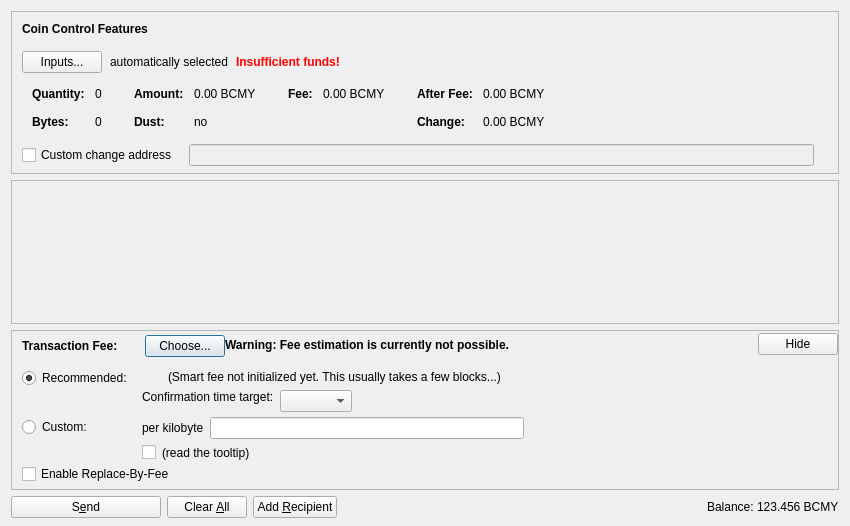
<?xml version="1.0" encoding="UTF-8"?>
<ui version="4.0">
 <class>SendCoinsDialog</class>
 <widget class="QDialog" name="SendCoinsDialog">
  <property name="geometry">
   <rect>
    <x>0</x>
    <y>0</y>
    <width>850</width>
    <height>526</height>
   </rect>
  </property>
  <property name="windowTitle">
   <string>Send Coins</string>
  </property>
  <layout class="QVBoxLayout" name="verticalLayout" stretch="0,1,0,0">
   <property name="bottomMargin">
    <number>8</number>
   </property>
   <item>
    <widget class="QFrame" name="frameCoinControl">
     <property name="sizePolicy">
      <sizepolicy hsizetype="Expanding" vsizetype="Expanding">
       <horstretch>0</horstretch>
       <verstretch>0</verstretch>
      </sizepolicy>
     </property>
     <property name="maximumSize">
      <size>
       <width>16777215</width>
       <height>16777215</height>
      </size>
     </property>
     <property name="frameShape">
      <enum>QFrame::StyledPanel</enum>
     </property>
     <property name="frameShadow">
      <enum>QFrame::Sunken</enum>
     </property>
     <layout class="QVBoxLayout" name="verticalLayoutCoinControl2">
      <property name="spacing">
       <number>0</number>
      </property>
      <property name="leftMargin">
       <number>0</number>
      </property>
      <property name="topMargin">
       <number>0</number>
      </property>
      <property name="rightMargin">
       <number>0</number>
      </property>
      <property name="bottomMargin">
       <number>6</number>
      </property>
      <item>
       <layout class="QVBoxLayout" name="verticalLayoutCoinControl" stretch="0,0,0,0,1">
        <property name="spacing">
         <number>0</number>
        </property>
        <property name="leftMargin">
         <number>10</number>
        </property>
        <property name="topMargin">
         <number>10</number>
        </property>
        <item>
         <layout class="QHBoxLayout" name="horizontalLayoutCoinControl1">
          <property name="bottomMargin">
           <number>15</number>
          </property>
          <item>
           <widget class="QLabel" name="labelCoinControlFeatures">
            <property name="sizePolicy">
             <sizepolicy hsizetype="Preferred" vsizetype="Maximum">
              <horstretch>0</horstretch>
              <verstretch>0</verstretch>
             </sizepolicy>
            </property>
            <property name="font">
             <font>
              <weight>75</weight>
              <bold>true</bold>
             </font>
            </property>
            <property name="styleSheet">
             <string notr="true">font-weight:bold;</string>
            </property>
            <property name="text">
             <string>Coin Control Features</string>
            </property>
           </widget>
          </item>
         </layout>
        </item>
        <item>
         <layout class="QHBoxLayout" name="horizontalLayoutCoinControl2" stretch="0,0,0,0">
          <property name="spacing">
           <number>8</number>
          </property>
          <property name="bottomMargin">
           <number>10</number>
          </property>
          <item>
           <widget class="QPushButton" name="pushButtonCoinControl">
            <property name="styleSheet">
             <string notr="true"/>
            </property>
            <property name="text">
             <string>Inputs...</string>
            </property>
            <property name="autoDefault">
             <bool>false</bool>
            </property>
           </widget>
          </item>
          <item>
           <widget class="QLabel" name="labelCoinControlAutomaticallySelected">
            <property name="text">
             <string>automatically selected</string>
            </property>
            <property name="margin">
             <number>5</number>
            </property>
           </widget>
          </item>
          <item>
           <widget class="QLabel" name="labelCoinControlInsuffFunds">
            <property name="font">
             <font>
              <weight>75</weight>
              <bold>true</bold>
             </font>
            </property>
            <property name="styleSheet">
             <string notr="true">color:red;font-weight:bold;</string>
            </property>
            <property name="text">
             <string>Insufficient funds!</string>
            </property>
            <property name="margin">
             <number>5</number>
            </property>
           </widget>
          </item>
          <item>
           <spacer name="horizontalSpacerCoinControl">
            <property name="orientation">
             <enum>Qt::Horizontal</enum>
            </property>
            <property name="sizeHint" stdset="0">
             <size>
              <width>40</width>
              <height>1</height>
             </size>
            </property>
           </spacer>
          </item>
         </layout>
        </item>
        <item>
         <widget class="QWidget" name="widgetCoinControl" native="true">
          <property name="sizePolicy">
           <sizepolicy hsizetype="Preferred" vsizetype="Preferred">
            <horstretch>0</horstretch>
            <verstretch>0</verstretch>
           </sizepolicy>
          </property>
          <property name="minimumSize">
           <size>
            <width>0</width>
            <height>0</height>
           </size>
          </property>
          <property name="styleSheet">
           <string notr="true"/>
          </property>
          <layout class="QHBoxLayout" name="horizontalLayoutCoinControl5">
           <property name="leftMargin">
            <number>0</number>
           </property>
           <property name="topMargin">
            <number>0</number>
           </property>
           <property name="rightMargin">
            <number>0</number>
           </property>
           <property name="bottomMargin">
            <number>0</number>
           </property>
           <item>
            <layout class="QHBoxLayout" name="horizontalLayoutCoinControl3" stretch="0,0,0,1">
             <property name="spacing">
              <number>20</number>
             </property>
             <property name="topMargin">
              <number>0</number>
             </property>
             <property name="bottomMargin">
              <number>10</number>
             </property>
             <item>
              <layout class="QFormLayout" name="formLayoutCoinControl1">
               <property name="horizontalSpacing">
                <number>10</number>
               </property>
               <property name="verticalSpacing">
                <number>14</number>
               </property>
               <property name="leftMargin">
                <number>10</number>
               </property>
               <property name="topMargin">
                <number>4</number>
               </property>
               <property name="rightMargin">
                <number>6</number>
               </property>
               <item row="0" column="0">
                <widget class="QLabel" name="labelCoinControlQuantityText">
                 <property name="font">
                  <font>
                   <weight>75</weight>
                   <bold>true</bold>
                  </font>
                 </property>
                 <property name="text">
                  <string>Quantity:</string>
                 </property>
                 <property name="margin">
                  <number>0</number>
                 </property>
                </widget>
               </item>
               <item row="0" column="1">
                <widget class="QLabel" name="labelCoinControlQuantity">
                 <property name="cursor">
                  <cursorShape>IBeamCursor</cursorShape>
                 </property>
                 <property name="contextMenuPolicy">
                  <enum>Qt::ActionsContextMenu</enum>
                 </property>
                 <property name="text">
                  <string notr="true">0</string>
                 </property>
                 <property name="margin">
                  <number>0</number>
                 </property>
                 <property name="textInteractionFlags">
                  <set>Qt::LinksAccessibleByMouse|Qt::TextSelectableByKeyboard|Qt::TextSelectableByMouse</set>
                 </property>
                </widget>
               </item>
               <item row="1" column="0">
                <widget class="QLabel" name="labelCoinControlBytesText">
                 <property name="font">
                  <font>
                   <weight>75</weight>
                   <bold>true</bold>
                  </font>
                 </property>
                 <property name="text">
                  <string>Bytes:</string>
                 </property>
                </widget>
               </item>
               <item row="1" column="1">
                <widget class="QLabel" name="labelCoinControlBytes">
                 <property name="cursor">
                  <cursorShape>IBeamCursor</cursorShape>
                 </property>
                 <property name="contextMenuPolicy">
                  <enum>Qt::ActionsContextMenu</enum>
                 </property>
                 <property name="text">
                  <string notr="true">0</string>
                 </property>
                 <property name="textInteractionFlags">
                  <set>Qt::LinksAccessibleByMouse|Qt::TextSelectableByKeyboard|Qt::TextSelectableByMouse</set>
                 </property>
                </widget>
               </item>
              </layout>
             </item>
             <item>
              <layout class="QFormLayout" name="formLayoutCoinControl2">
               <property name="horizontalSpacing">
                <number>10</number>
               </property>
               <property name="verticalSpacing">
                <number>14</number>
               </property>
               <property name="leftMargin">
                <number>6</number>
               </property>
               <property name="topMargin">
                <number>4</number>
               </property>
               <property name="rightMargin">
                <number>6</number>
               </property>
               <item row="0" column="0">
                <widget class="QLabel" name="labelCoinControlAmountText">
                 <property name="font">
                  <font>
                   <weight>75</weight>
                   <bold>true</bold>
                  </font>
                 </property>
                 <property name="text">
                  <string>Amount:</string>
                 </property>
                 <property name="margin">
                  <number>0</number>
                 </property>
                </widget>
               </item>
               <item row="0" column="1">
                <widget class="QLabel" name="labelCoinControlAmount">
                 <property name="cursor">
                  <cursorShape>IBeamCursor</cursorShape>
                 </property>
                 <property name="contextMenuPolicy">
                  <enum>Qt::ActionsContextMenu</enum>
                 </property>
                 <property name="text">
                  <string notr="true">0.00 BCMY</string>
                 </property>
                 <property name="textInteractionFlags">
                  <set>Qt::LinksAccessibleByMouse|Qt::TextSelectableByKeyboard|Qt::TextSelectableByMouse</set>
                 </property>
                </widget>
               </item>
               <item row="1" column="0">
                <widget class="QLabel" name="labelCoinControlLowOutputText">
                 <property name="font">
                  <font>
                   <weight>75</weight>
                   <bold>true</bold>
                  </font>
                 </property>
                 <property name="text">
                  <string>Dust:</string>
                 </property>
                </widget>
               </item>
               <item row="1" column="1">
                <widget class="QLabel" name="labelCoinControlLowOutput">
                 <property name="cursor">
                  <cursorShape>IBeamCursor</cursorShape>
                 </property>
                 <property name="contextMenuPolicy">
                  <enum>Qt::ActionsContextMenu</enum>
                 </property>
                 <property name="text">
                  <string notr="true">no</string>
                 </property>
                 <property name="textInteractionFlags">
                  <set>Qt::LinksAccessibleByMouse|Qt::TextSelectableByKeyboard|Qt::TextSelectableByMouse</set>
                 </property>
                </widget>
               </item>
              </layout>
             </item>
             <item>
              <layout class="QFormLayout" name="formLayoutCoinControl3">
               <property name="horizontalSpacing">
                <number>10</number>
               </property>
               <property name="verticalSpacing">
                <number>14</number>
               </property>
               <property name="leftMargin">
                <number>6</number>
               </property>
               <property name="topMargin">
                <number>4</number>
               </property>
               <property name="rightMargin">
                <number>6</number>
               </property>
               <item row="0" column="0">
                <widget class="QLabel" name="labelCoinControlFeeText">
                 <property name="font">
                  <font>
                   <weight>75</weight>
                   <bold>true</bold>
                  </font>
                 </property>
                 <property name="text">
                  <string>Fee:</string>
                 </property>
                 <property name="margin">
                  <number>0</number>
                 </property>
                </widget>
               </item>
               <item row="0" column="1">
                <widget class="QLabel" name="labelCoinControlFee">
                 <property name="cursor">
                  <cursorShape>IBeamCursor</cursorShape>
                 </property>
                 <property name="contextMenuPolicy">
                  <enum>Qt::ActionsContextMenu</enum>
                 </property>
                 <property name="text">
                  <string notr="true">0.00 BCMY</string>
                 </property>
                 <property name="textInteractionFlags">
                  <set>Qt::LinksAccessibleByMouse|Qt::TextSelectableByKeyboard|Qt::TextSelectableByMouse</set>
                 </property>
                </widget>
               </item>
              </layout>
             </item>
             <item>
              <layout class="QFormLayout" name="formLayoutCoinControl4">
               <property name="horizontalSpacing">
                <number>10</number>
               </property>
               <property name="verticalSpacing">
                <number>14</number>
               </property>
               <property name="leftMargin">
                <number>6</number>
               </property>
               <property name="topMargin">
                <number>4</number>
               </property>
               <property name="rightMargin">
                <number>6</number>
               </property>
               <item row="0" column="0">
                <widget class="QLabel" name="labelCoinControlAfterFeeText">
                 <property name="font">
                  <font>
                   <weight>75</weight>
                   <bold>true</bold>
                  </font>
                 </property>
                 <property name="text">
                  <string>After Fee:</string>
                 </property>
                 <property name="margin">
                  <number>0</number>
                 </property>
                </widget>
               </item>
               <item row="0" column="1">
                <widget class="QLabel" name="labelCoinControlAfterFee">
                 <property name="cursor">
                  <cursorShape>IBeamCursor</cursorShape>
                 </property>
                 <property name="contextMenuPolicy">
                  <enum>Qt::ActionsContextMenu</enum>
                 </property>
                 <property name="text">
                  <string notr="true">0.00 BCMY</string>
                 </property>
                 <property name="textInteractionFlags">
                  <set>Qt::LinksAccessibleByMouse|Qt::TextSelectableByKeyboard|Qt::TextSelectableByMouse</set>
                 </property>
                </widget>
               </item>
               <item row="1" column="0">
                <widget class="QLabel" name="labelCoinControlChangeText">
                 <property name="font">
                  <font>
                   <weight>75</weight>
                   <bold>true</bold>
                  </font>
                 </property>
                 <property name="text">
                  <string>Change:</string>
                 </property>
                </widget>
               </item>
               <item row="1" column="1">
                <widget class="QLabel" name="labelCoinControlChange">
                 <property name="cursor">
                  <cursorShape>IBeamCursor</cursorShape>
                 </property>
                 <property name="contextMenuPolicy">
                  <enum>Qt::ActionsContextMenu</enum>
                 </property>
                 <property name="text">
                  <string notr="true">0.00 BCMY</string>
                 </property>
                 <property name="textInteractionFlags">
                  <set>Qt::LinksAccessibleByMouse|Qt::TextSelectableByKeyboard|Qt::TextSelectableByMouse</set>
                 </property>
                </widget>
               </item>
              </layout>
             </item>
            </layout>
           </item>
          </layout>
         </widget>
        </item>
        <item>
         <layout class="QHBoxLayout" name="horizontalLayoutCoinControl4" stretch="0,0,0">
          <property name="spacing">
           <number>12</number>
          </property>
          <property name="sizeConstraint">
           <enum>QLayout::SetDefaultConstraint</enum>
          </property>
          <property name="topMargin">
           <number>5</number>
          </property>
          <property name="rightMargin">
           <number>5</number>
          </property>
          <item>
           <widget class="QCheckBox" name="checkBoxCoinControlChange">
            <property name="toolTip">
             <string>If this is activated, but the change address is empty or invalid, change will be sent to a newly generated address.</string>
            </property>
            <property name="text">
             <string>Custom change address</string>
            </property>
           </widget>
          </item>
          <item>
           <widget class="QValidatedLineEdit" name="lineEditCoinControlChange">
            <property name="enabled">
             <bool>false</bool>
            </property>
            <property name="sizePolicy">
             <sizepolicy hsizetype="Expanding" vsizetype="Fixed">
              <horstretch>0</horstretch>
              <verstretch>0</verstretch>
             </sizepolicy>
            </property>
           </widget>
          </item>
          <item>
           <widget class="QLabel" name="labelCoinControlChangeLabel">
            <property name="sizePolicy">
             <sizepolicy hsizetype="Preferred" vsizetype="Expanding">
              <horstretch>0</horstretch>
              <verstretch>0</verstretch>
             </sizepolicy>
            </property>
            <property name="minimumSize">
             <size>
              <width>0</width>
              <height>0</height>
             </size>
            </property>
            <property name="text">
             <string/>
            </property>
            <property name="margin">
             <number>3</number>
            </property>
           </widget>
          </item>
         </layout>
        </item>
        <item>
         <spacer name="verticalSpacerCoinControl">
          <property name="orientation">
           <enum>Qt::Vertical</enum>
          </property>
          <property name="sizeHint" stdset="0">
           <size>
            <width>800</width>
            <height>1</height>
           </size>
          </property>
         </spacer>
        </item>
       </layout>
      </item>
     </layout>
    </widget>
   </item>
   <item>
    <widget class="QScrollArea" name="scrollArea">
     <property name="widgetResizable">
      <bool>true</bool>
     </property>
     <widget class="QWidget" name="scrollAreaWidgetContents">
      <property name="geometry">
       <rect>
        <x>0</x>
        <y>0</y>
        <width>830</width>
        <height>104</height>
       </rect>
      </property>
      <layout class="QVBoxLayout" name="verticalLayout_2" stretch="0,1">
       <property name="leftMargin">
        <number>0</number>
       </property>
       <property name="topMargin">
        <number>0</number>
       </property>
       <property name="rightMargin">
        <number>0</number>
       </property>
       <property name="bottomMargin">
        <number>0</number>
       </property>
       <item>
        <layout class="QVBoxLayout" name="entries">
         <property name="spacing">
          <number>6</number>
         </property>
        </layout>
       </item>
       <item>
        <spacer name="verticalSpacer">
         <property name="orientation">
          <enum>Qt::Vertical</enum>
         </property>
         <property name="sizeHint" stdset="0">
          <size>
           <width>20</width>
           <height>40</height>
          </size>
         </property>
        </spacer>
       </item>
      </layout>
     </widget>
    </widget>
   </item>
   <item>
    <widget class="QFrame" name="frameFee">
     <property name="sizePolicy">
      <sizepolicy hsizetype="Expanding" vsizetype="Expanding">
       <horstretch>0</horstretch>
       <verstretch>0</verstretch>
      </sizepolicy>
     </property>
     <property name="maximumSize">
      <size>
       <width>16777215</width>
       <height>16777215</height>
      </size>
     </property>
     <property name="frameShape">
      <enum>QFrame::StyledPanel</enum>
     </property>
     <property name="frameShadow">
      <enum>QFrame::Sunken</enum>
     </property>
     <layout class="QVBoxLayout" name="verticalLayoutFee1">
      <property name="spacing">
       <number>0</number>
      </property>
      <property name="leftMargin">
       <number>0</number>
      </property>
      <property name="topMargin">
       <number>0</number>
      </property>
      <property name="rightMargin">
       <number>0</number>
      </property>
      <property name="bottomMargin">
       <number>0</number>
      </property>
      <item>
       <layout class="QVBoxLayout" name="verticalLayoutFee2" stretch="0,0,0">
        <property name="spacing">
         <number>0</number>
        </property>
        <property name="leftMargin">
         <number>10</number>
        </property>
        <property name="topMargin">
         <number>0</number>
        </property>
        <item>
         <layout class="QHBoxLayout" name="horizontalLayoutFee1">
          <property name="bottomMargin">
           <number>0</number>
          </property>
          <item>
           <layout class="QVBoxLayout" name="verticalLayoutFee7">
            <property name="spacing">
             <number>0</number>
            </property>
            <item>
             <spacer name="verticalSpacerSmartFee">
              <property name="orientation">
               <enum>Qt::Vertical</enum>
              </property>
              <property name="sizeType">
               <enum>QSizePolicy::Fixed</enum>
              </property>
              <property name="sizeHint" stdset="0">
               <size>
                <width>1</width>
                <height>4</height>
               </size>
              </property>
             </spacer>
            </item>
            <item>
             <layout class="QHBoxLayout" name="horizontalLayoutSmartFee">
              <property name="spacing">
               <number>10</number>
              </property>
              <item>
               <widget class="QLabel" name="labelFeeHeadline">
                <property name="sizePolicy">
                 <sizepolicy hsizetype="Preferred" vsizetype="Maximum">
                  <horstretch>0</horstretch>
                  <verstretch>0</verstretch>
                 </sizepolicy>
                </property>
                <property name="font">
                 <font>
                  <weight>75</weight>
                  <bold>true</bold>
                 </font>
                </property>
                <property name="styleSheet">
                 <string notr="true">font-weight:bold;</string>
                </property>
                <property name="text">
                 <string>Transaction Fee:</string>
                </property>
               </widget>
              </item>
              <item>
               <widget class="QLabel" name="labelFeeMinimized">
                <property name="text">
                 <string/>
                </property>
               </widget>
              </item>
              <item>
               <widget class="QPushButton" name="buttonChooseFee">
                <property name="text">
                 <string>Choose...</string>
                </property>
               </widget>
              </item>
             </layout>
            </item>
            <item>
             <spacer name="verticalSpacer_5">
              <property name="orientation">
               <enum>Qt::Vertical</enum>
              </property>
              <property name="sizeHint" stdset="0">
               <size>
                <width>1</width>
                <height>1</height>
               </size>
              </property>
             </spacer>
            </item>
           </layout>
          </item>
          <item>
           <widget class="QLabel" name="fallbackFeeWarningLabel">
            <property name="toolTip">
             <string>Using the fallbackfee can result in sending a transaction that will take several hours or days (or never) to confirm. Consider choosing your fee manually or wait until you have validated the complete chain.</string>
            </property>
            <property name="font">
            <font>
                <weight>75</weight>
                <bold>true</bold>
            </font>
            </property>
            <property name="text">
             <string>Warning: Fee estimation is currently not possible.</string>
            </property>
            <property name="wordWrap">
             <bool>false</bool>
            </property>
           </widget>
          </item>
          <item>
           <spacer name="horizontalSpacer_4">
            <property name="orientation">
             <enum>Qt::Horizontal</enum>
            </property>
            <property name="sizeType">
             <enum>QSizePolicy::MinimumExpanding</enum>
            </property>
            <property name="sizeHint" stdset="0">
             <size>
              <width>40</width>
              <height>20</height>
             </size>
            </property>
           </spacer>
          </item>
          <item>
           <widget class="QPushButton" name="buttonMinimizeFee">
            <property name="toolTip">
             <string>collapse fee-settings</string>
            </property>
            <property name="text">
             <string>Hide</string>
            </property>
           </widget>
          </item>
         </layout>
        </item>
        <item>
         <widget class="QFrame" name="frameFeeSelection">
          <layout class="QVBoxLayout" name="verticalLayoutFee12">
           <property name="spacing">
            <number>0</number>
           </property>
           <property name="leftMargin">
            <number>0</number>
           </property>
           <property name="topMargin">
            <number>0</number>
           </property>
           <property name="rightMargin">
            <number>0</number>
           </property>
           <property name="bottomMargin">
            <number>0</number>
           </property>
           <item>
            <layout class="QGridLayout" name="gridLayoutFee">
             <property name="topMargin">
              <number>10</number>
             </property>
             <property name="bottomMargin">
              <number>4</number>
             </property>
             <property name="horizontalSpacing">
              <number>10</number>
             </property>
             <property name="verticalSpacing">
              <number>4</number>
             </property>
             <item row="1" column="1">
              <layout class="QVBoxLayout" name="verticalLayoutFee8">
               <property name="spacing">
                <number>6</number>
               </property>
               <item>
                <layout class="QHBoxLayout" name="horizontalLayoutFee13">
                 <item>
                  <widget class="QLabel" name="labelCustomPerKilobyte">
                   <property name="toolTip">
                    <string>If the custom fee is set to 1000 satoshis and the transaction is only 250 bytes, then &quot;per kilobyte&quot; only pays 250 satoshis in fee, while &quot;total at least&quot; pays 1000 satoshis. For transactions bigger than a kilobyte both pay by kilobyte.</string>
                   </property>
                   <property name="text">
                    <string>per kilobyte</string>
                   </property>
                  </widget>
                 </item>
                 <item>
                  <widget class="BitcoinAmountField" name="customFee"/>
                 </item>
                 <item>
                  <spacer name="horizontalSpacer_6">
                   <property name="orientation">
                    <enum>Qt::Horizontal</enum>
                   </property>
                   <property name="sizeHint" stdset="0">
                    <size>
                     <width>1</width>
                     <height>1</height>
                    </size>
                   </property>
                  </spacer>
                 </item>
                </layout>
               </item>
               <item>
                <layout class="QHBoxLayout" name="horizontalLayoutFee8">
                 <item>
                  <widget class="QCheckBox" name="checkBoxMinimumFee">
                   <property name="toolTip">
                    <string>Paying only the minimum fee is just fine as long as there is less transaction volume than space in the blocks. But be aware that this can end up in a never confirming transaction once there is more demand for bitcoinmoney transactions than the network can process.</string>
                   </property>
                   <property name="text">
                    <string/>
                   </property>
                  </widget>
                 </item>
                 <item>
                  <widget class="QLabel" name="labelMinFeeWarning">
                   <property name="enabled">
                    <bool>true</bool>
                   </property>
                   <property name="toolTip">
                    <string>Paying only the minimum fee is just fine as long as there is less transaction volume than space in the blocks. But be aware that this can end up in a never confirming transaction once there is more demand for bitcoinmoney transactions than the network can process.</string>
                   </property>
                   <property name="text">
                    <string>(read the tooltip)</string>
                   </property>
                   <property name="margin">
                    <number>5</number>
                   </property>
                  </widget>
                 </item>
                 <item>
                  <spacer name="horizontalSpacer_2">
                   <property name="orientation">
                    <enum>Qt::Horizontal</enum>
                   </property>
                   <property name="sizeHint" stdset="0">
                    <size>
                     <width>1</width>
                     <height>1</height>
                    </size>
                   </property>
                  </spacer>
                 </item>
                </layout>
               </item>
              </layout>
             </item>
             <item row="0" column="0">
              <layout class="QVBoxLayout" name="verticalLayoutFee4" stretch="0,1">
               <item>
                <widget class="QRadioButton" name="radioSmartFee">
                 <property name="text">
                  <string>Recommended:</string>
                 </property>
                 <property name="checked">
                  <bool>true</bool>
                 </property>
                 <attribute name="buttonGroup">
                  <string notr="true">groupFee</string>
                 </attribute>
                </widget>
               </item>
               <item>
                <spacer name="verticalSpacer_2">
                 <property name="orientation">
                  <enum>Qt::Vertical</enum>
                 </property>
                 <property name="sizeHint" stdset="0">
                  <size>
                   <width>1</width>
                   <height>1</height>
                  </size>
                 </property>
                </spacer>
               </item>
              </layout>
             </item>
             <item row="1" column="0">
              <layout class="QVBoxLayout" name="verticalLayoutFee9" stretch="0,1">
               <item>
                <widget class="QRadioButton" name="radioCustomFee">
                 <property name="text">
                  <string>Custom:</string>
                 </property>
                 <attribute name="buttonGroup">
                  <string notr="true">groupFee</string>
                 </attribute>
                </widget>
               </item>
               <item>
                <spacer name="verticalSpacer_6">
                 <property name="orientation">
                  <enum>Qt::Vertical</enum>
                 </property>
                 <property name="sizeHint" stdset="0">
                  <size>
                   <width>1</width>
                   <height>1</height>
                  </size>
                 </property>
                </spacer>
               </item>
              </layout>
             </item>
             <item row="0" column="1">
              <layout class="QVBoxLayout" name="verticalLayoutFee3" stretch="0,0,1">
               <property name="spacing">
                <number>6</number>
               </property>
               <property name="topMargin">
                <number>2</number>
               </property>
               <item>
                <layout class="QHBoxLayout" name="horizontalLayoutFee12">
                 <item>
                  <widget class="QLabel" name="labelSmartFee">
                   <property name="text">
                    <string/>
                   </property>
                   <property name="margin">
                    <number>2</number>
                   </property>
                  </widget>
                 </item>
                 <item>
                  <widget class="QLabel" name="labelFeeEstimation">
                   <property name="text">
                    <string/>
                   </property>
                  </widget>
                 </item>
                 <item>
                  <widget class="QLabel" name="labelSmartFee2">
                   <property name="text">
                    <string>(Smart fee not initialized yet. This usually takes a few blocks...)</string>
                   </property>
                   <property name="margin">
                    <number>2</number>
                   </property>
                  </widget>
                 </item>
                 <item>
                  <spacer name="horizontalSpacer_5">
                   <property name="orientation">
                    <enum>Qt::Horizontal</enum>
                   </property>
                   <property name="sizeHint" stdset="0">
                    <size>
                     <width>1</width>
                     <height>1</height>
                    </size>
                   </property>
                  </spacer>
                 </item>
                </layout>
               </item>
               <item>
                <layout class="QHBoxLayout" name="horizontalLayoutFee9">
                 <item>
                  <layout class="QVBoxLayout" name="verticalLayoutFee6">
                   <item>
                    <widget class="QLabel" name="labelSmartFee3">
                     <property name="text">
                      <string>Confirmation time target:</string>
                     </property>
                     <property name="margin">
                      <number>2</number>
                     </property>
                    </widget>
                   </item>
                   <item>
                    <spacer name="verticalSpacer_3">
                     <property name="orientation">
                      <enum>Qt::Vertical</enum>
                     </property>
                     <property name="sizeHint" stdset="0">
                      <size>
                       <width>1</width>
                       <height>1</height>
                      </size>
                     </property>
                    </spacer>
                   </item>
                  </layout>
                 </item>
                 <item>
                  <layout class="QVBoxLayout" name="verticalLayoutFee5">
                   <property name="rightMargin">
                    <number>30</number>
                   </property>
                   <item>
                    <layout class="QHBoxLayout" name="horizontalLayoutConfTarget">
                     <property name="bottomMargin">
                      <number>0</number>
                     </property>
                     <item>
                      <widget class="QComboBox" name="confTargetSelector"/>
                     </item>
                     <item>
                      <spacer name="horizontalSpacerConfTarget">
                       <property name="orientation">
                        <enum>Qt::Horizontal</enum>
                       </property>
                       <property name="sizeHint" stdset="0">
                        <size>
                         <width>40</width>
                         <height>20</height>
                        </size>
                       </property>
                      </spacer>
                     </item>
                    </layout>
                   </item>
                  </layout>
                 </item>
                </layout>
               </item>
               <item>
                <spacer name="verticalSpacer_4">
                 <property name="orientation">
                  <enum>Qt::Vertical</enum>
                 </property>
                 <property name="sizeHint" stdset="0">
                  <size>
                   <width>1</width>
                   <height>1</height>
                  </size>
                 </property>
                </spacer>
               </item>
              </layout>
             </item>
            </layout>
           </item>
           <item>
            <widget class="QCheckBox" name="optInRBF">
             <property name="text">
              <string>Enable Replace-By-Fee</string>
             </property>
             <property name="toolTip">
              <string>With Replace-By-Fee (BIP-125) you can increase a transaction's fee after it is sent. Without this, a higher fee may be recommended to compensate for increased transaction delay risk.</string>
             </property>
            </widget>
           </item>
          </layout>
         </widget>
        </item>
        <item>
         <spacer name="verticalSpacerFee">
          <property name="orientation">
           <enum>Qt::Vertical</enum>
          </property>
          <property name="sizeHint" stdset="0">
           <size>
            <width>40</width>
            <height>5</height>
           </size>
          </property>
         </spacer>
        </item>
       </layout>
      </item>
     </layout>
    </widget>
   </item>
   <item>
    <layout class="QHBoxLayout" name="horizontalLayout">
     <item>
      <widget class="QPushButton" name="sendButton">
       <property name="minimumSize">
        <size>
         <width>150</width>
         <height>0</height>
        </size>
       </property>
       <property name="toolTip">
        <string>Confirm the send action</string>
       </property>
       <property name="text">
        <string>S&amp;end</string>
       </property>
       <property name="icon">
        <iconset resource="../bitcoin.qrc">
         <normaloff>:/icons/send</normaloff>:/icons/send</iconset>
       </property>
       <property name="autoDefault">
        <bool>false</bool>
       </property>
       <property name="default">
        <bool>false</bool>
       </property>
      </widget>
     </item>
     <item>
      <widget class="QPushButton" name="clearButton">
       <property name="sizePolicy">
        <sizepolicy hsizetype="Minimum" vsizetype="Fixed">
         <horstretch>0</horstretch>
         <verstretch>0</verstretch>
        </sizepolicy>
       </property>
       <property name="toolTip">
        <string>Clear all fields of the form.</string>
       </property>
       <property name="text">
        <string>Clear &amp;All</string>
       </property>
       <property name="icon">
        <iconset resource="../bitcoin.qrc">
         <normaloff>:/icons/remove</normaloff>:/icons/remove</iconset>
       </property>
       <property name="autoDefault">
        <bool>false</bool>
       </property>
      </widget>
     </item>
     <item>
      <widget class="QPushButton" name="addButton">
       <property name="toolTip">
        <string>Send to multiple recipients at once</string>
       </property>
       <property name="text">
        <string>Add &amp;Recipient</string>
       </property>
       <property name="icon">
        <iconset resource="../bitcoin.qrc">
         <normaloff>:/icons/add</normaloff>:/icons/add</iconset>
       </property>
       <property name="autoDefault">
        <bool>false</bool>
       </property>
      </widget>
     </item>
     <item>
      <spacer name="horizontalSpacer">
       <property name="orientation">
        <enum>Qt::Horizontal</enum>
       </property>
       <property name="sizeHint" stdset="0">
        <size>
         <width>40</width>
         <height>20</height>
        </size>
       </property>
      </spacer>
     </item>
     <item>
      <layout class="QHBoxLayout" name="horizontalLayout_2">
       <property name="spacing">
        <number>3</number>
       </property>
       <item>
        <widget class="QLabel" name="label">
         <property name="sizePolicy">
          <sizepolicy hsizetype="Preferred" vsizetype="Fixed">
           <horstretch>0</horstretch>
           <verstretch>0</verstretch>
          </sizepolicy>
         </property>
         <property name="text">
          <string>Balance:</string>
         </property>
        </widget>
       </item>
       <item>
        <widget class="QLabel" name="labelBalance">
         <property name="sizePolicy">
          <sizepolicy hsizetype="Preferred" vsizetype="Fixed">
           <horstretch>0</horstretch>
           <verstretch>0</verstretch>
          </sizepolicy>
         </property>
         <property name="cursor">
          <cursorShape>IBeamCursor</cursorShape>
         </property>
         <property name="text">
          <string notr="true">123.456 BCMY</string>
         </property>
         <property name="textInteractionFlags">
          <set>Qt::LinksAccessibleByMouse|Qt::TextSelectableByKeyboard|Qt::TextSelectableByMouse</set>
         </property>
        </widget>
       </item>
      </layout>
     </item>
    </layout>
   </item>
  </layout>
 </widget>
 <customwidgets>
  <customwidget>
   <class>QValidatedLineEdit</class>
   <extends>QLineEdit</extends>
   <header>qt/qvalidatedlineedit.h</header>
  </customwidget>
  <customwidget>
   <class>BitcoinAmountField</class>
   <extends>QLineEdit</extends>
   <header>qt/bitcoinamountfield.h</header>
   <container>1</container>
  </customwidget>
 </customwidgets>
 <resources>
  <include location="../bitcoin.qrc"/>
 </resources>
 <connections/>
 <buttongroups>
  <buttongroup name="groupFee"/>
 </buttongroups>
</ui>
